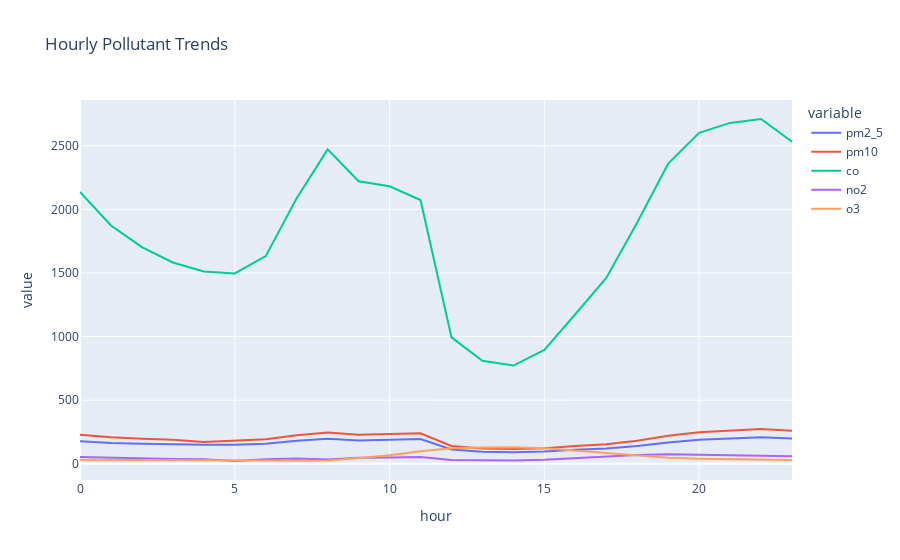

Notebook code cell kept with this figure:
### Markdown cell above
##### **Step 3.2: Pollutant behavior across hours**

### Code cell
pollutants = ['pm2_5', 'pm10', 'co','no2', 'o3']

hourly_pollutants = df.groupby('hour')[pollutants].mean().reset_index()

fig = px.line(
    hourly_pollutants,
    x='hour',
    y=pollutants,
    title='Hourly Pollutant Trends'
)

fig.show()

### Figure 1 — Plotly figure (JSON) as saved in the notebook; plotly's stock layout.template omitted (floating-point values rounded to 4 significant figures)
{"data": [{"hovertemplate": "variable=pm2_5<br>hour=%{x}<br>value=%{y}<extra></extra>", "legendgroup": "pm2_5", "line": {"color": "#636efa", "dash": "solid"}, "marker": {"symbol": "circle"}, "mode": "lines", "name": "pm2_5", "orientation": "v", "showlegend": true, "type": "scatter", "x": [0, 1, 2, 3, 4, 5, 6, 7, 8, 9, 10, 11, 12, 13, 14, 15, 16, 17, 18, 19, 20, 21, 22, 23], "xaxis": "x", "y": [177.0, 163.9, 157.0, 152.4, 150.2, 150.6, 157.8, 180.5, 197.3, 184.3, 188.0, 194.5, 112.2, 95.13, 91.54, 96.65, 109.8, 120.6, 140.2, 168.3, 189.3, 200.7, 208.2, 199.9], "yaxis": "y"}, {"hovertemplate": "variable=pm10<br>hour=%{x}<br>value=%{y}<extra></extra>", "legendgroup": "pm10", "line": {"color": "#EF553B", "dash": "solid"}, "marker": {"symbol": "circle"}, "mode": "lines", "name": "pm10", "orientation": "v", "showlegend": true, "type": "scatter", "x": [0, 1, 2, 3, 4, 5, 6, 7, 8, 9, 10, 11, 12, 13, 14, 15, 16, 17, 18, 19, 20, 21, 22, 23], "xaxis": "x", "y": [228.3, 208.8, 197.5, 189.7, 172.3, 184.1, 193.3, 223.9, 246.3, 229.4, 233.8, 239.4, 140.8, 120.7, 116.3, 123.2, 140.3, 154.8, 181.4, 219.8, 248.4, 263.4, 272.8, 260.6], "yaxis": "y"}, {"hovertemplate": "variable=co<br>hour=%{x}<br>value=%{y}<extra></extra>", "legendgroup": "co", "line": {"color": "#00cc96", "dash": "solid"}, "marker": {"symbol": "circle"}, "mode": "lines", "name": "co", "orientation": "v", "showlegend": true, "type": "scatter", "x": [0, 1, 2, 3, 4, 5, 6, 7, 8, 9, 10, 11, 12, 13, 14, 15, 16, 17, 18, 19, 20, 21, 22, 23], "xaxis": "x", "y": [2137.0, 1873.0, 1703.0, 1582.0, 1512.0, 1496.0, 1632.0, 2086.0, 2471.0, 2220.0, 2181.0, 2074.0, 993.8, 809.6, 772.1, 895.2, 1176.0, 1461.0, 1897.0, 2359.0, 2602.0, 2679.0, 2710.0, 2531.0], "yaxis": "y"}, {"hovertemplate": "variable=no2<br>hour=%{x}<br>value=%{y}<extra></extra>", "legendgroup": "no2", "line": {"color": "#ab63fa", "dash": "solid"}, "marker": {"symbol": "circle"}, "mode": "lines", "name": "no2", "orientation": "v", "showlegend": true, "type": "scatter", "x": [0, 1, 2, 3, 4, 5, 6, 7, 8, 9, 10, 11, 12, 13, 14, 15, 16, 17, 18, 19, 20, 21, 22, 23], "xaxis": "x", "y": [53.52, 47.36, 42.35, 38.37, 35.86, 22.23, 36.7, 41.48, 33.39, 47.24, 50.46, 53.4, 30.85, 26.02, 26.29, 32.76, 45.51, 57.02, 69.71, 75.65, 72.98, 68.53, 64.69, 60.09], "yaxis": "y"}, {"hovertemplate": "variable=o3<br>hour=%{x}<br>value=%{y}<extra></extra>", "legendgroup": "o3", "line": {"color": "#FFA15A", "dash": "solid"}, "marker": {"symbol": "circle"}, "mode": "lines", "name": "o3", "orientation": "v", "showlegend": true, "type": "scatter", "x": [0, 1, 2, 3, 4, 5, 6, 7, 8, 9, 10, 11, 12, 13, 14, 15, 16, 17, 18, 19, 20, 21, 22, 23], "xaxis": "x", "y": [31.09, 31.1, 31.07, 31.13, 30.01, 28.49, 26.3, 23.24, 26.44, 45.89, 67.76, 99.49, 123.4, 128.4, 130.8, 122.1, 104.1, 85.67, 64.22, 47.47, 40.34, 36.11, 32.57, 30.84], "yaxis": "y"}], "layout": {"legend": {"title": {"text": "variable"}, "tracegroupgap": 0}, "title": {"text": "Hourly Pollutant Trends"}, "xaxis": {"anchor": "y", "domain": [0, 1], "title": {"text": "hour"}}, "yaxis": {"anchor": "x", "domain": [0, 1], "title": {"text": "value"}}}}
